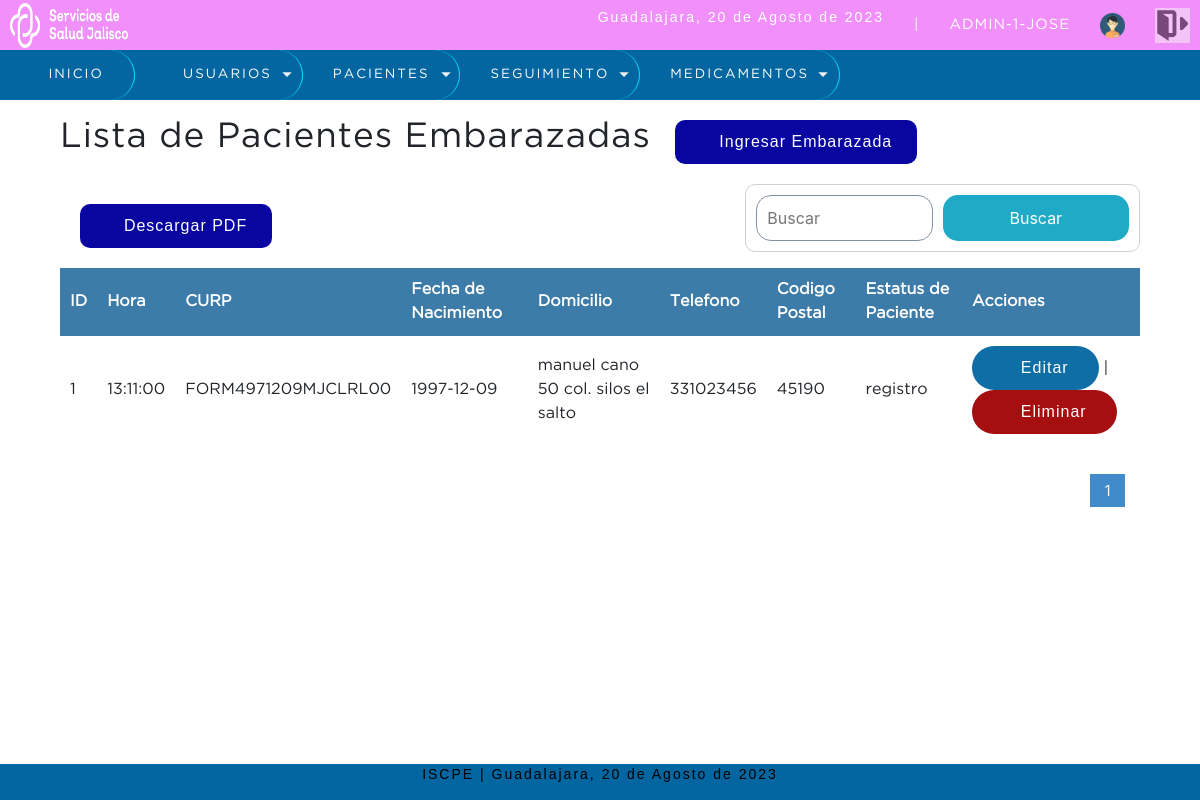
The app's page /sistema/buscar_p.embarazadas.php?busqueda=1 (signed in), older data.
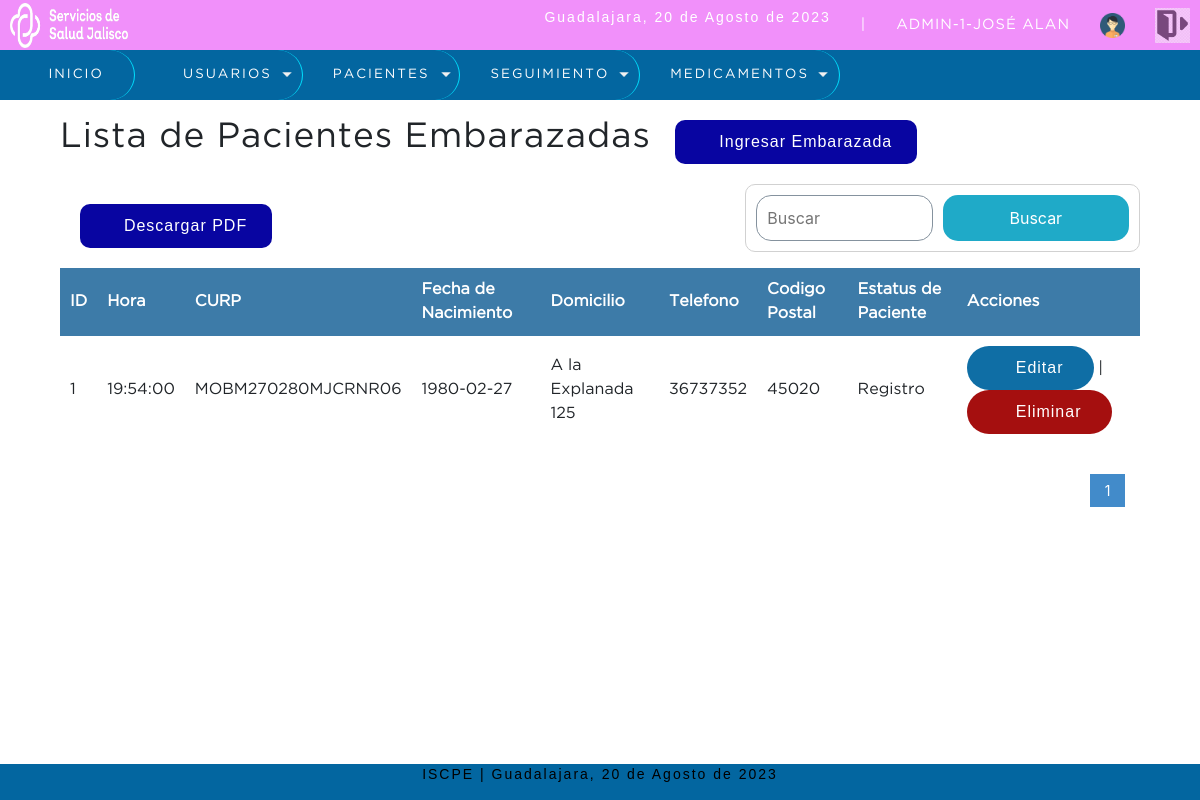
The same page, newer data.
### tables this page shows
CREATE TABLE `pacientes` (
  `idpaciente` int(11) NOT NULL,
  `nombre` varchar(50) NOT NULL,
  `apellido_paterno` varchar(50) NOT NULL,
  `apellido_materno` varchar(50) NOT NULL,
  `hora` time NOT NULL,
  `curp` varchar(50) NOT NULL,
  `fecha_nacimiento` date NOT NULL,
  `domicilio` varchar(50) NOT NULL,
  `telefono` varchar(20) NOT NULL,
  `cod_postal` int(11) NOT NULL,
  `estatus_paciente` varchar(50) NOT NULL,
  `estatus` tinyint(1) NOT NULL DEFAULT 1,
  `idusuario` int(11) NOT NULL
);

### sistema/includes/functions.php (called while the page is built, shortened)
<?php
    function fecha(){
      $mes = array("","Enero",
                    "Febrero",
                    "Marzo",
                    "Abril",
                    "Mayo",
                    "Junio",
                    "Julio",
                    "Agosto",
                    "Septiembre",
                    "Octubre",
                    "Noviembre",
                    "Diciembre");
        return date('d')." de ". $mes[date('n')]." de ". date('Y');
    }
?>

### sistema/buscar_p.embarazadas.php (the view, shortened to what this page needs)
<?php
   include "../conexion.php"
?>
<!DOCTYPE html>
<html lang="en">
<head>
	<?php include "includes/scripts.php"; ?>
</head>
<body>
	<?php include "includes/header.php"; ?>
	<section id="container">
        <?php
           $busqueda = strtolower($_REQUEST['busqueda']);
        ?>
		<h1>Lista de Pacientes Embarazadas</h1>
		<a href="registro_p.embarazadas.php" class="btn_new"><i class="fa-solid fa-file-circle-plus"></i> Ingresar Embarazada</a>
		<a href="reporte_busqueda_p.embarazadas.php?busqueda=<?php echo $busqueda?>" class="btn_new"><i class="fa-regular fa-file-pdf"></i> Descargar PDF</a>
		<form action="buscar_p.embarazadas.php" method="get" class="form_search">
			<input type="text" name="busqueda" id="busqueda" placeholder="Buscar">
			<input type="submit" value="Buscar" class="btn_search">
		</form>
		<table>
		    <tr>
				<th>ID</th>
                <th>Hora</th>
				<th>CURP</th>
				<th>Fecha de Nacimiento</th>
				<th>Domicilio</th>
				<th>Telefono</th>
				<th>Codigo Postal</th>
				<th>Estatus de Paciente</th>
				<th>Acciones</th>
			</tr>
		<?php
			$sql_registe = mysqli_query($conection,"SELECT COUNT(*) as total_registro FROM pacientes
                                        WHERE (idpaciente LIKE '%$busqueda%' OR
											   curp       LIKE '%$busqueda%' OR
                                               cod_postal LIKE '%$busqueda%' OR
                                               estatus_paciente LIKE '%$busqueda%')
                                        AND
                                        estatus = 1 ");
			$result_register = mysqli_fetch_array($sql_registe);
			$total_registro = $result_register['total_registro'];
			$por_pagina = 10;
			if(empty($_GET['pagina']))
			{
				$pagina = 1;
			}else{
				$pagina = $_GET['pagina'];
			}
			$desde = ($pagina-1) * $por_pagina;
			$total_paginas = ceil($total_registro / $por_pagina);
			$query = mysqli_query($conection,"SELECT * FROM pacientes WHERE
                                              (idpaciente LIKE '%$busqueda%' OR
											   curp       LIKE '%$busqueda%' OR
                                               cod_postal LIKE '%$busqueda%' OR
                                               estatus_paciente LIKE '%$busqueda%')
                                             AND
                                             estatus = 1 ORDER BY idpaciente ASC LIMIT $desde,$por_pagina
				");
			$result = mysqli_num_rows($query);
			if($result > 0){
				while ($data = mysqli_fetch_array($query)) {
			?>
				<tr>
				    <td><?php echo $data["idpaciente"]; ?></td>
					<td><?php echo $data["hora"]; ?></td>
					<td><?php echo $data["curp"]; ?></td>
				    <td><?php echo $data["fecha_nacimiento"]; ?></td>
					<td><?php echo $data["domicilio"]; ?></td>
					<td><?php echo $data["telefono"]; ?></td>
					<td><?php echo $data["cod_postal"]; ?></td>
					<td><?php echo $data["estatus_paciente"]; ?></td>
					<td>
						<a class="link_edit" href="editar_p.embarazada.php?id=<?php echo $data["idpaciente"]; ?>"><i class="fa-solid fa-pen-to-square"></i> Editar</a>
					<?php if($_SESSION['rol'] != 1 || $_SESSION['rol'] != 2){ ?>
						|
						<a class="link_delete" href="eliminar_p.embarazada.php?id=<?php echo $data["idpaciente"]; ?>"><i class="fa-solid fa-trash-can"></i> Eliminar</a>
					<?php } ?>
					</td>
				</tr>
		<?php
				}
			}
		 ?>
		</table>
		<div class="paginador">
			<ul>
			<?php
				for ($i=1; $i <= $total_paginas; $i++) {
					if($i == $pagina)
					{
						echo '<li class="pageSelected">'.$i.'</li>';
					}else{
						echo '<li><a href="?pagina='.$i.'">'.$i.'</a></li>';
					}
				}
			 ?>
			</ul>
		</div>
	</section>
	<?php include "includes/footer.php"; ?>
</body>
</html>

### sistema/includes/header.php (shortened to what this page needs)
<header>
		<div class="header">
		    <img src="img/SEV.png" alt="" width="10%" height="150%">
			<div class="optionsBar">
				<p>Guadalajara, <?php echo fecha(); ?></p>
				<span>|</span>
				<span class="user"><?php echo  $_SESSION['user'].'-'.$_SESSION['rol'] .'-'.$_SESSION['nombre'];?></span>
				<img class="photouser" src="img/user.png" alt="Usuario">
				<a href="salir.php"><img class="close" src="img/salir1.png" alt="Salir del sistema" title="Salir"></a>
			</div>
		</div>
	    <?php include "nav.php"; ?>
	</header>

Row changes from the older to the newer data that the page shows:
changed pacientes id 1: hora "13:11:00" → "19:54:00"; curp "FORM4971209MJCLRL00" → "MOBM270280MJCRNR06"; fecha_nacimiento "1997-12-09" → "1980-02-27"; domicilio "manuel cano 50 col. silos el salto" → "A la Explanada 125"; telefono "331023456" → "36737352"; cod_postal "45190" → "45020"; estatus_paciente "registro" → "Registro"
Text that changed along with them:
$_SESSION['nombre']: "JOSE" → "JOSÉ ALAN"
